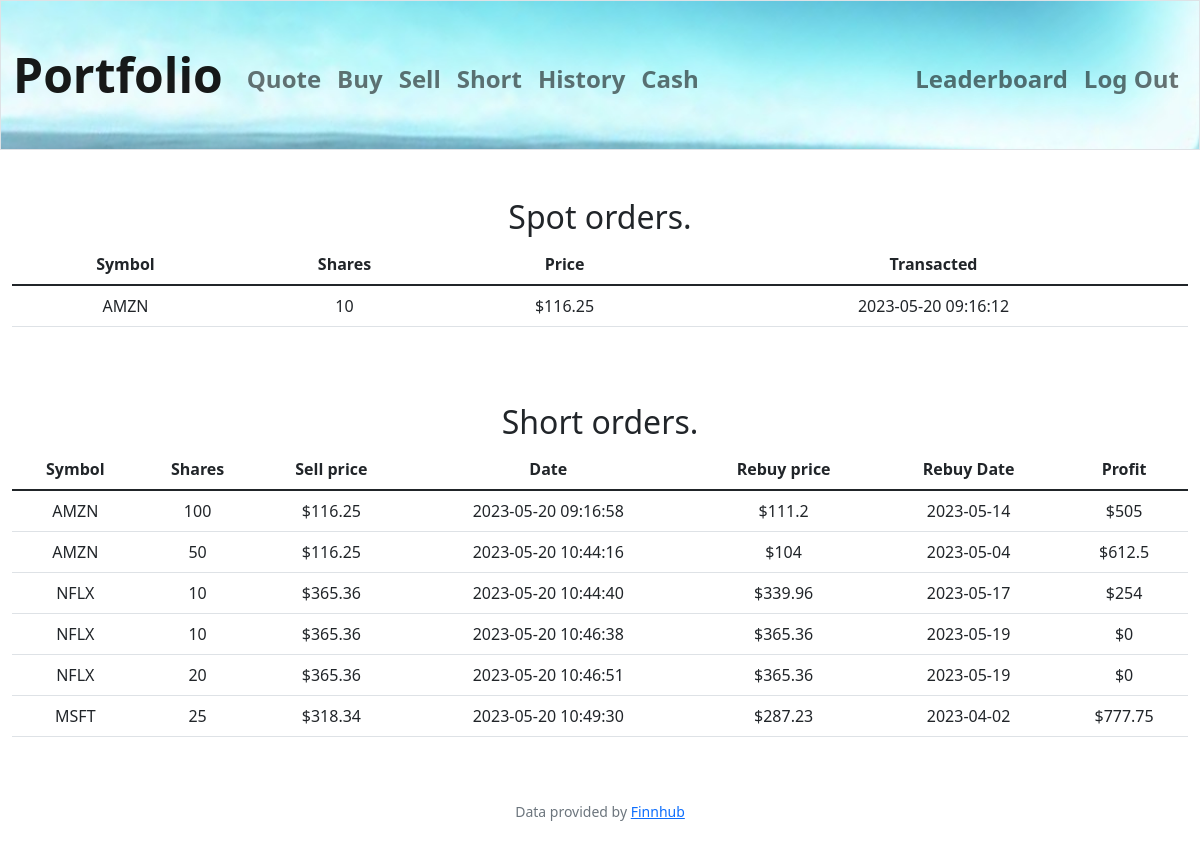
The page /history (signed in) on the database its author committed.
### tables this page shows
CREATE TABLE orders (
order_id INTEGER PRIMARY KEY AUTOINCREMENT NOT NULL,
user_id INTEGER,
company_name TEXT,
symbol TEXT NOT NULL,
price NUMERIC NOT NULL,
shares NUMERIC NOT NULL,
date DATE);

CREATE TABLE short (
short_id INTEGER PRIMARY KEY AUTOINCREMENT NOT NULL,
user_id INTEGER,
company_name TEXT,
symbol TEXT NOT NULL,
sell_price NUMERIC NOT NULL,
shares NUMERIC NOT NULL,
date DATE,
rebuy_price NUMERIC,
rebuy_date DATE,
profit NUMERIC);

### app.py (the view)
@app.route("/history")
@login_required
def history():
    orders = db_connection.execute("SELECT * FROM orders WHERE user_id = ?;", (session["user_id"],))
    closed_short_orders = db_connection.execute(
        "SELECT * FROM short WHERE (rebuy_price IS NOT NULL) AND user_id = ?;",
        (session["user_id"],)
    )
    return render_template(
        "history.html", orders=orders, closed_short_orders=closed_short_orders
    )

### app.py (called while the page is built)
@app.after_request
def after_request(response):
    response.headers["Cache-Control"] = "no-cache, no-store, must-revalidate"
    response.headers["Expires"] = 0
    response.headers["Pragma"] = "no-cache"
    return response

### db_connect.py (called while the page is built)
    def connect(self):
        self.conn = sqlite3.connect("database_project.db")

    def execute(self, query, params=None):
        self.connect()
        cursor = self.conn.cursor()
        if params:
            cursor.execute(query, params)
        else:
            cursor.execute(query)
        if query.lower().startswith("insert") or  query.lower().startswith("update"):
            self.conn.commit()
            last_row_id = cursor.lastrowid
            self.conn.close()
            return last_row_id
        result = cursor.fetchall()
        columns = [col[0] for col in cursor.description]
        rows = [dict(zip(columns, row)) for row in result]
        self.conn.close()
        return rows

### helpers.py (called while the page is built)
def login_required(f):
    @wraps(f)
    def decorated_function(*args, **kwargs):
        if session.get("user_id") is None:
            return redirect("/login")
        return f(*args, **kwargs)
    return decorated_function

### templates/history.html (shortened to what this page needs)
{% extends "layout.html" %}
{% block main %}
    <h2>Spot orders.</h2>
    <table class="table">
        <thead>
            <tr>
                <th>Symbol</th>
                <th>Shares</th>
                <th>Price</th>
                <th>Transacted</th>
            </tr>
        </thead>
        <tbody>
            {% for order in orders %}
            <tr>
                <td>{{ order.symbol }}</td>
                <td>{{ order.shares }}</td>
                <td>${{ order.price }}</td>
                <td>{{ order.date }}</td>
            </tr>
            {% endfor %}
        </tbody>
    </table>
    <h2>Short orders.</h2>
    <table class="table">
        <thead>
            <tr>
                <th>Symbol</th>
                <th>Shares</th>
                <th>Sell price</th>
                <th>Date</th>
                <th>Rebuy price</th>
                <th>Rebuy Date</th>
                <th>Profit</th>
            </tr>
        </thead>
        <tbody>
            {% for short in closed_short_orders %}
            <tr>
                <td>{{ short.symbol }}</td>
                <td>{{ short.shares }}</td>
                <td>${{ short.sell_price }}</td>
                <td>{{ short.date }}</td>
                <td>${{ short.rebuy_price }}</td>
                <td>{{ short.rebuy_date }}</td>
                <td>${{ short.profit }}</td>
            </tr>
            {% endfor %}
        </tbody>
    </table>
{% endblock %}

### templates/layout.html (shortened to what this page needs)
<!DOCTYPE html>
<html lang="en">
    <head>
        <link href="https://cdn.jsdelivr.net/npm/bootstrap@5.1.3/dist/css/bootstrap.min.css" rel="stylesheet">
        <link href="/static/styles.css" rel="stylesheet">
    </head>
    <body>
        <nav class="bg-light border navbar navbar-expand-md navbar-light">
            <div class="container-fluid">
                <a class="navbar-brand" href="/">Portfolio</a>
                <div class="collapse navbar-collapse" id="navbar">
                    {% if session["user_id"] %}
                        <ul class="navbar-nav me-auto mt-2">
                            <li class="nav-item"><a class="nav-link" href="/quote">Quote</a></li>
                            <li class="nav-item"><a class="nav-link" href="/buy">Buy</a></li>
                            <li class="nav-item"><a class="nav-link" href="/sell">Sell</a></li>
                            <li class="nav-item"><a class="nav-link" href="/short">Short</a></li>
                            <li class="nav-item"><a class="nav-link" href="/history">History</a></li>
                            <li class="nav-item"><a class="nav-link" href="/cash">Cash</a></li>
                        </ul>
                        <ul class="navbar-nav ms-auto mt-2">
                            <li class="nav-item"><a class="nav-link" href="/leaderboard">Leaderboard</a></li>
                            <li class="nav-item"><a class="nav-link" href="/logout">Log Out</a></li>
                        </ul>
                    {% else %}
                        <ul class="navbar-nav ms-auto mt-2">
                            <li class="nav-item"><a class="nav-link" href="/register">Register</a></li>
                            <li class="nav-item"><a class="nav-link" href="/login">Log In</a></li>
                        </ul>
                    {% endif %}
                </div>
            </div>
        </nav>
        <main class="container-fluid py-5 text-center">
            {% block main %}{% endblock %}
        </main>
        <footer class="mb-5 small text-center text-muted">
            Data provided by <a href="https://finnhub.io/">Finnhub</a>
        </footer>
    </body>
</html>

### static/styles.css (style rules this page uses)
.navbar { background-image: url("fotor_03.jpg"); background-repeat: no-repeat; background-size: cover; height: 150px !important; }
nav .navbar-brand { font-size: xxx-large; font-weight: bold; }
nav .nav-link { font-size: x-large; font-weight: bold; }

### rows shown on the page
orders: symbol "AMZN", shares "10", price "116.25", date "2023-05-20 09:16:12"
short: symbol "AMZN", shares "100", sell_price "116.25", date "2023-05-20 09:16:58", rebuy_price "111.2", rebuy_date "2023-05-14", profit "505"
short: symbol "AMZN", shares "50", sell_price "116.25", date "2023-05-20 10:44:16", rebuy_price "104", rebuy_date "2023-05-04", profit "612.5"
short: symbol "NFLX", shares "10", sell_price "365.36", date "2023-05-20 10:44:40", rebuy_price "339.96", rebuy_date "2023-05-17", profit "254"
short: symbol "NFLX", shares "10", sell_price "365.36", date "2023-05-20 10:46:38", rebuy_price "365.36", rebuy_date "2023-05-19", profit "0"
short: symbol "NFLX", shares "20", sell_price "365.36", date "2023-05-20 10:46:51", rebuy_price "365.36", rebuy_date "2023-05-19", profit "0"
short: symbol "MSFT", shares "25", sell_price "318.34", date "2023-05-20 10:49:30", rebuy_price "287.23", rebuy_date "2023-04-02", profit "777.75"
